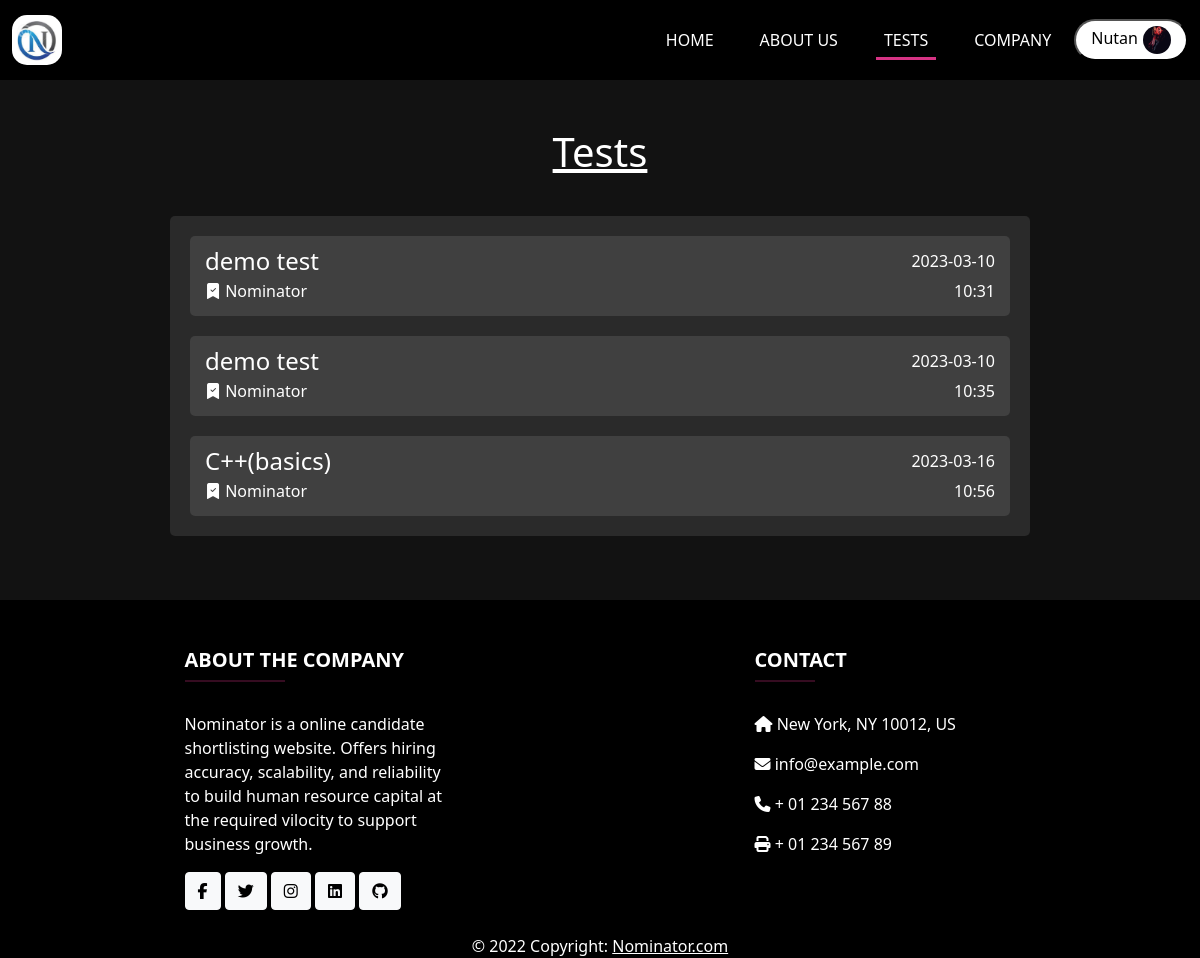
Page /tests (signed in) on the committed database.
### models.py (models this page shows, shortened)
class Candidate(db.Model, UserMixin):
    username = db.Column(db.String(100), primary_key=True)
    email = db.Column(db.String(100), unique=True, nullable=False)
    password = db.Column(db.String(100), unique=True, nullable=False)
    firstname = db.Column(db.String(100), nullable=False)
    lastname = db.Column(db.String(100))
    linkedin = db.Column(db.String(100))
    github = db.Column(db.String(100))
    resume = db.Column(db.String(200), default=False)
    gender = db.Column(db.Enum(CandidateGender))
    about_me = db.Column(db.String(500), nullable = True)
    profile_pic = db.Column(db.String(200) , nullable = True , default = 'default_pic.jpg')
    skills = db.relationship('Skill', secondary="candidate_skills", backref='candidate', lazy=True)

class TechnicalTest(db.Model):
    id = db.Column(db.Integer, primary_key=True)
    name = db.Column(db.String(255), nullable=False)
    description = db.Column(db.Text, nullable=True)
    owner_company = db.Column(db.String(100), db.ForeignKey("company.username"))
    duration = db.Column(db.Integer, nullable=False)
    created_at = db.Column(db.DateTime, nullable=False, default=datetime.utcnow)
    job_role = db.Column(db.String(255), nullable=False)
    is_public = db.Column(db.Boolean, nullable=False)
    questions = db.relationship('TechnicalQuestion', secondary="question_test", backref='technical_test')

### views.py (the view)
@app.route('/tests')
def tests():
    all_tests = TechnicalTest.query.all()
    return render_template('tests.html', tests=all_tests)

### app.py (called while the page is built)
@login_manager.user_loader
def load_user(username):
    user = Company.query.filter_by(username=username).first()
    if not user:
        user = Candidate.query.filter_by(username=username).first()
    return user

### templates/tests.html (shortened to what this page needs)
{% extends 'base.html' %}
{% block css %}
    <link rel="stylesheet" href="{{url_for('static', filename='css/tests.css')}}">
{% endblock %}
{% block body %}
<div class="test-body">
    <div class="container mt-5 mb-5">
        <h1 class="test-heading">Tests</h1>
        <div class="test-main-container">
          {% if tests|length > 0 %}
              <ul class="test-list-container">
                {% for test in tests %}
                <a href="/test/{{test.id}}" class="test-anchor">
                    <li class="test-container">
                      <div class="test-container-row">
                        <h4 class="test-elements">{{test.name}}</h4>
                        <p class="test-elements">{{test.created_at.strftime('%Y-%m-%d')}}</p>
                      </div>
                      <div class="test-container-row">
                        <h6 class="test-elements">
                          <i class="bi bi-bookmark-check-fill"></i>&nbsp;{{test.owner_company}}
                        </h6>
                        <p class="test-elements">{{test.created_at.strftime('%H:%M')}}</p>
                      </div>
                    </li>
                </a>
                {% endfor %}
              </ul>
          {% endif %}
        </div>
    </div>
</div>
{% endblock %}

### templates/navbar.html (shortened to what this page needs)
{% block css %}
    <link rel="stylesheet" href="{{url_for('static', filename='css/navbar.css')}}">
{% endblock %}
<nav class="navbar sticky-top navbar-expand-md navbar-light bg-dark">
    <div class="container-fluid">
        <a href="/" class="navbar-brand">
            <img id="logo" src="{{url_for('static', filename='img/logo.png')}}" width="50" height="50" alt="CoolBrand">
        </a>
        <div class="collapse navbar-collapse" id="navbarCollapse">
            <div class="navbar-nav ms-auto">
                <a href="/" id="clickid1" class="nav-item nav-link">Home</a>
                <a href="/about" id="clickid2" class="nav-item nav-link">About Us</a>
                <a href="/tests" id="clickid3" class="nav-item nav-link">Tests</a>
                <a href="/company" id="clickid4" class="nav-item nav-link">Company</a>
                {% if current_user.is_authenticated %}
                {% if user_class == 'company' %}
                <div class="profile-div">
                    <button class="btn-profile nav-item" onclick="showDropdown()">
                        {{current_user.company_name}}<img src="/uploads/ProfilePic/{{ company_logo }}" class="pro-pic" alt="Profile Picture" >
                    </button>
                    <div class="dropdown-profile">
                        <a class="dropdown-content" href="{{url_for('Company_profile' , username = current_user.username) }}">Profile</a>
                        <a class="dropdown-content" href="{{ url_for('auth.logout') }}">Logout</a>
                    </div>
                </div>
                {% elif user_class == 'candidate' %}
                <div class="profile-div">
                    <button class="btn-profile nav-item" onclick="showDropdown()">
                        {{current_user.username}}<img src="/uploads/ProfilePic/{{ profile_pic }}" class="pro-pic" alt="Profile Picture" >
                    </button>
                </div>
                {% endif %}
                {% endif %}
            </div>
        </div>
    </div>
</nav>

### static/css/tests.css (style rules this page uses)
.test-body { min-height: 40vh; }
.test-main-container { display: flex; justify-content: center; }
.test-heading { text-align: center; margin: 40px 0; text-decoration: underline; font-size: 40px; }
.test-anchor { text-decoration: none; color: white; }
.test-list-container { background-color: rgba(255, 255, 255, 0.1); list-style: none; padding: 10px; border-radius: 5px; display: flex; flex-direction: column; align-items: center; align-self: center; width: 300px; }
.test-container { background-color: rgba(255, 255, 255, 0.1); padding: 10px 15px; display: flex; flex-direction: column; margin: 10px 0; border-radius: 5px; cursor: pointer; width: 280px; }
.test-container-row { display: flex; justify-content: space-between; height: 30px; }
@media screen and (min-width: 640px) { .test-list-container { width: 600px; } }
@media screen and (min-width: 640px) { .test-container { width: 560px; } }
@media screen and (min-width: 992px) { .test-list-container { width: 860px; } }
@media screen and (min-width: 992px) { .test-container { width: 820px; } }
.test-elements { line-height: 30px; }

### static/css/navbar.css (style rules this page uses)
body { background-color: #121212; color: white; }
#logo { border-radius: 15px; }
.navbar { background-color: black !important; }
.nav-link { color: white !important; text-transform: uppercase; margin: 0 15px; display: inline-block; position: relative; }
.nav-link:after { content: ''; position: absolute; width: 100%; transform: scaleX(0); height: 3px; bottom: 0; left: 0; background-color: #d63384; transform-origin: bottom right; transition: transform 0.50s ease-out; }
.active:after { transform: scaleX(1); transform-origin: bottom left; }
.navbar-nav { align-items: center; margin: 1% 0; }
.pro-pic { width: 28px; height: 28px; margin-left: 5px; border-radius: 50%; }
.btn-profile { border-radius: 40px; background-color: white ; color: black; padding: 5px 15px; }

### rows in the picture
Candidate: username "Nutan", profile_pic (picture)
TechnicalTest: name "demo test", created_at "2023-03-10", owner_company "Nominator", created_at "10:31"
TechnicalTest: name "demo test", created_at "2023-03-10", owner_company "Nominator", created_at "10:35"
TechnicalTest: name "C++(basics)", created_at "2023-03-16", owner_company "Nominator", created_at "10:56"
